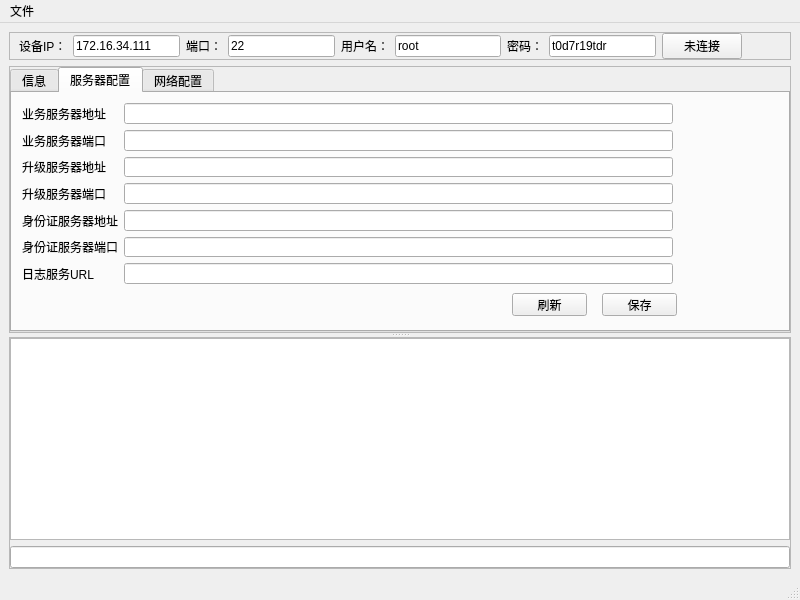
<?xml version="1.0" encoding="UTF-8"?>
<ui version="4.0">
 <class>MainWindow</class>
 <widget class="QMainWindow" name="MainWindow">
  <property name="geometry">
   <rect>
    <x>0</x>
    <y>0</y>
    <width>800</width>
    <height>600</height>
   </rect>
  </property>
  <property name="windowTitle">
   <string>MainWindow</string>
  </property>
  <widget class="QWidget" name="centralwidget">
   <layout class="QGridLayout" name="gridLayout">
    <item row="0" column="0">
     <widget class="QFrame" name="frame">
      <property name="frameShape">
       <enum>QFrame::StyledPanel</enum>
      </property>
      <property name="frameShadow">
       <enum>QFrame::Raised</enum>
      </property>
      <layout class="QHBoxLayout" name="horizontalLayout">
       <property name="topMargin">
        <number>0</number>
       </property>
       <property name="bottomMargin">
        <number>0</number>
       </property>
       <item>
        <widget class="QLabel" name="TargetIPlabel">
         <property name="text">
          <string>设备IP：</string>
         </property>
        </widget>
       </item>
       <item>
        <widget class="QLineEdit" name="lineEditIp">
         <property name="minimumSize">
          <size>
           <width>100</width>
           <height>0</height>
          </size>
         </property>
         <property name="maximumSize">
          <size>
           <width>120</width>
           <height>16777215</height>
          </size>
         </property>
         <property name="text">
          <string>172.16.34.111</string>
         </property>
        </widget>
       </item>
       <item>
        <widget class="QLabel" name="label">
         <property name="text">
          <string>端口：</string>
         </property>
        </widget>
       </item>
       <item>
        <widget class="QLineEdit" name="lineEditPort">
         <property name="minimumSize">
          <size>
           <width>100</width>
           <height>0</height>
          </size>
         </property>
         <property name="maximumSize">
          <size>
           <width>120</width>
           <height>16777215</height>
          </size>
         </property>
         <property name="text">
          <string>22</string>
         </property>
        </widget>
       </item>
       <item>
        <widget class="QLabel" name="label_2">
         <property name="text">
          <string>用户名：</string>
         </property>
        </widget>
       </item>
       <item>
        <widget class="QLineEdit" name="lineEditUsername">
         <property name="minimumSize">
          <size>
           <width>100</width>
           <height>0</height>
          </size>
         </property>
         <property name="maximumSize">
          <size>
           <width>120</width>
           <height>16777215</height>
          </size>
         </property>
         <property name="text">
          <string>root</string>
         </property>
        </widget>
       </item>
       <item>
        <widget class="QLabel" name="label_3">
         <property name="text">
          <string>密码：</string>
         </property>
        </widget>
       </item>
       <item>
        <widget class="QLineEdit" name="lineEditPassword">
         <property name="minimumSize">
          <size>
           <width>100</width>
           <height>0</height>
          </size>
         </property>
         <property name="maximumSize">
          <size>
           <width>120</width>
           <height>16777215</height>
          </size>
         </property>
         <property name="text">
          <string>t0d7r19tdr</string>
         </property>
        </widget>
       </item>
       <item>
        <widget class="QPushButton" name="ConnectButton">
         <property name="text">
          <string>未连接</string>
         </property>
         <property name="flat">
          <bool>false</bool>
         </property>
        </widget>
       </item>
       <item>
        <spacer name="horizontalSpacer">
         <property name="orientation">
          <enum>Qt::Horizontal</enum>
         </property>
         <property name="sizeHint" stdset="0">
          <size>
           <width>40</width>
           <height>20</height>
          </size>
         </property>
        </spacer>
       </item>
      </layout>
     </widget>
    </item>
    <item row="1" column="0">
     <widget class="QSplitter" name="splitter">
      <property name="orientation">
       <enum>Qt::Vertical</enum>
      </property>
      <widget class="QFrame" name="frame_4">
       <property name="frameShape">
        <enum>QFrame::StyledPanel</enum>
       </property>
       <property name="frameShadow">
        <enum>QFrame::Raised</enum>
       </property>
       <layout class="QVBoxLayout" name="verticalLayout_2">
        <property name="margin">
         <number>0</number>
        </property>
        <item>
         <widget class="QTabWidget" name="tabWidget">
          <property name="currentIndex">
           <number>1</number>
          </property>
          <widget class="QWidget" name="tabInfo">
           <property name="accessibleName">
            <string/>
           </property>
           <attribute name="title">
            <string>信息</string>
           </attribute>
           <layout class="QVBoxLayout" name="verticalLayout_4">
            <property name="margin">
             <number>0</number>
            </property>
            <item>
             <layout class="QHBoxLayout" name="horizontalLayout_2">
              <item>
               <spacer name="horizontalSpacer_2">
                <property name="orientation">
                 <enum>Qt::Horizontal</enum>
                </property>
                <property name="sizeHint" stdset="0">
                 <size>
                  <width>40</width>
                  <height>20</height>
                 </size>
                </property>
               </spacer>
              </item>
              <item>
               <widget class="QPushButton" name="pushButton">
                <property name="text">
                 <string>刷新</string>
                </property>
               </widget>
              </item>
             </layout>
            </item>
            <item>
             <widget class="QTextBrowser" name="textBrowserInfo">
              <property name="styleSheet">
               <string notr="true">border: none;</string>
              </property>
             </widget>
            </item>
           </layout>
          </widget>
          <widget class="QWidget" name="tabServerSetting">
           <attribute name="title">
            <string>服务器配置</string>
           </attribute>
           <widget class="QWidget" name="formLayoutWidget">
            <property name="geometry">
             <rect>
              <x>10</x>
              <y>10</y>
              <width>651</width>
              <height>181</height>
             </rect>
            </property>
            <layout class="QFormLayout" name="formLayout">
             <property name="fieldGrowthPolicy">
              <enum>QFormLayout::AllNonFixedFieldsGrow</enum>
             </property>
             <item row="0" column="0">
              <widget class="QLabel" name="Label">
               <property name="text">
                <string>业务服务器地址</string>
               </property>
              </widget>
             </item>
             <item row="0" column="1">
              <widget class="QLineEdit" name="LineEditOperationIp"/>
             </item>
             <item row="1" column="0">
              <widget class="QLabel" name="Label_2">
               <property name="text">
                <string>业务服务器端口</string>
               </property>
              </widget>
             </item>
             <item row="1" column="1">
              <widget class="QLineEdit" name="LineEditOperationPort"/>
             </item>
             <item row="2" column="0">
              <widget class="QLabel" name="Label_3">
               <property name="text">
                <string>升级服务器地址</string>
               </property>
              </widget>
             </item>
             <item row="2" column="1">
              <widget class="QLineEdit" name="LineEditUpdateIp"/>
             </item>
             <item row="3" column="0">
              <widget class="QLabel" name="Label_4">
               <property name="text">
                <string>升级服务器端口</string>
               </property>
              </widget>
             </item>
             <item row="3" column="1">
              <widget class="QLineEdit" name="LineEditUpdatePort"/>
             </item>
             <item row="4" column="1">
              <widget class="QLineEdit" name="LineEditIdCardIp"/>
             </item>
             <item row="5" column="1">
              <widget class="QLineEdit" name="LineEditIdCardPort"/>
             </item>
             <item row="5" column="0">
              <widget class="QLabel" name="Label_6">
               <property name="text">
                <string>身份证服务器端口</string>
               </property>
              </widget>
             </item>
             <item row="4" column="0">
              <widget class="QLabel" name="Label_5">
               <property name="text">
                <string>身份证服务器地址</string>
               </property>
              </widget>
             </item>
             <item row="6" column="0">
              <widget class="QLabel" name="uRLLabel">
               <property name="text">
                <string>日志服务URL</string>
               </property>
              </widget>
             </item>
             <item row="6" column="1">
              <widget class="QLineEdit" name="LineEditLogURL"/>
             </item>
            </layout>
           </widget>
           <widget class="QPushButton" name="pushButtonSaveServer">
            <property name="geometry">
             <rect>
              <x>590</x>
              <y>200</y>
              <width>75</width>
              <height>23</height>
             </rect>
            </property>
            <property name="text">
             <string>保存</string>
            </property>
           </widget>
           <widget class="QPushButton" name="pushButtonRefreshServer">
            <property name="geometry">
             <rect>
              <x>500</x>
              <y>200</y>
              <width>75</width>
              <height>23</height>
             </rect>
            </property>
            <property name="text">
             <string>刷新</string>
            </property>
           </widget>
          </widget>
          <widget class="QWidget" name="tabNetSetting">
           <attribute name="title">
            <string>网络配置</string>
           </attribute>
          </widget>
         </widget>
        </item>
       </layout>
      </widget>
      <widget class="QFrame" name="frame_2">
       <property name="frameShape">
        <enum>QFrame::StyledPanel</enum>
       </property>
       <property name="frameShadow">
        <enum>QFrame::Raised</enum>
       </property>
       <layout class="QVBoxLayout" name="verticalLayout">
        <property name="margin">
         <number>0</number>
        </property>
        <item>
         <widget class="QTextEdit" name="logEdit">
          <property name="readOnly">
           <bool>true</bool>
          </property>
         </widget>
        </item>
        <item>
         <widget class="QLineEdit" name="CmdlineEdit"/>
        </item>
       </layout>
      </widget>
     </widget>
    </item>
   </layout>
  </widget>
  <widget class="QMenuBar" name="menubar">
   <property name="geometry">
    <rect>
     <x>0</x>
     <y>0</y>
     <width>800</width>
     <height>23</height>
    </rect>
   </property>
   <widget class="QMenu" name="menu">
    <property name="title">
     <string>文件</string>
    </property>
    <addaction name="action"/>
   </widget>
   <addaction name="menu"/>
  </widget>
  <widget class="QStatusBar" name="statusbar"/>
  <action name="action">
   <property name="text">
    <string>退出</string>
   </property>
  </action>
 </widget>
 <resources/>
 <connections/>
</ui>
